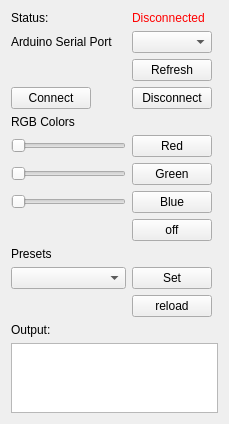
<?xml version="1.0" encoding="UTF-8"?>
<ui version="4.0">
 <class>MainWindow</class>
 <widget class="QMainWindow" name="MainWindow">
  <property name="geometry">
   <rect>
    <x>0</x>
    <y>0</y>
    <width>229</width>
    <height>377</height>
   </rect>
  </property>
  <property name="windowTitle">
   <string>RGB Controller</string>
  </property>
  <property name="windowIcon">
   <iconset>
    <normaloff>icon.ico</normaloff>icon.ico</iconset>
  </property>
  <widget class="QWidget" name="centralWidget">
   <layout class="QGridLayout" name="gridLayout">
    <item row="18" column="0" colspan="3">
     <widget class="QTextEdit" name="DebugOutput">
      <property name="enabled">
       <bool>true</bool>
      </property>
      <property name="readOnly">
       <bool>true</bool>
      </property>
     </widget>
    </item>
    <item row="16" column="0">
     <widget class="QLabel" name="debugLabel">
      <property name="text">
       <string>Output:</string>
      </property>
     </widget>
    </item>
    <item row="1" column="0">
     <widget class="QLabel" name="SerialLabel">
      <property name="maximumSize">
       <size>
        <width>120</width>
        <height>16777215</height>
       </size>
      </property>
      <property name="text">
       <string>Arduino Serial Port</string>
      </property>
     </widget>
    </item>
    <item row="8" column="0">
     <widget class="QSlider" name="rSlider">
      <property name="maximum">
       <number>255</number>
      </property>
      <property name="orientation">
       <enum>Qt::Horizontal</enum>
      </property>
     </widget>
    </item>
    <item row="8" column="1">
     <widget class="QPushButton" name="redButton">
      <property name="text">
       <string>Red</string>
      </property>
     </widget>
    </item>
    <item row="0" column="1">
     <widget class="QLabel" name="StatusInfoLabel">
      <property name="text">
       <string>&lt;html&gt;&lt;head/&gt;&lt;body&gt;&lt;p&gt;&lt;span style=&quot; color:#ff0000;&quot;&gt;Disconnected&lt;/span&gt;&lt;/p&gt;&lt;/body&gt;&lt;/html&gt;</string>
      </property>
     </widget>
    </item>
    <item row="0" column="0">
     <widget class="QLabel" name="SerialStatus">
      <property name="maximumSize">
       <size>
        <width>50</width>
        <height>16777215</height>
       </size>
      </property>
      <property name="text">
       <string>Status:</string>
      </property>
     </widget>
    </item>
    <item row="3" column="0">
     <widget class="QPushButton" name="ConnectButton">
      <property name="maximumSize">
       <size>
        <width>80</width>
        <height>16777215</height>
       </size>
      </property>
      <property name="text">
       <string>Connect</string>
      </property>
     </widget>
    </item>
    <item row="6" column="0">
     <widget class="QLabel" name="RGBLabel">
      <property name="text">
       <string>RGB Colors</string>
      </property>
     </widget>
    </item>
    <item row="10" column="1">
     <widget class="QPushButton" name="blueButton">
      <property name="text">
       <string>Blue</string>
      </property>
     </widget>
    </item>
    <item row="2" column="1">
     <widget class="QPushButton" name="refreshButton">
      <property name="text">
       <string>Refresh</string>
      </property>
     </widget>
    </item>
    <item row="1" column="1">
     <widget class="QComboBox" name="SerialList">
      <property name="maximumSize">
       <size>
        <width>80</width>
        <height>16777215</height>
       </size>
      </property>
     </widget>
    </item>
    <item row="9" column="0">
     <widget class="QSlider" name="gSlider">
      <property name="maximum">
       <number>255</number>
      </property>
      <property name="orientation">
       <enum>Qt::Horizontal</enum>
      </property>
     </widget>
    </item>
    <item row="3" column="1">
     <widget class="QPushButton" name="DisconnectButton">
      <property name="text">
       <string>Disconnect</string>
      </property>
     </widget>
    </item>
    <item row="13" column="0">
     <widget class="QLabel" name="presetsLabel">
      <property name="text">
       <string>Presets</string>
      </property>
     </widget>
    </item>
    <item row="9" column="1">
     <widget class="QPushButton" name="greenButton">
      <property name="text">
       <string>Green</string>
      </property>
     </widget>
    </item>
    <item row="14" column="0">
     <widget class="QComboBox" name="presetsDropdown"/>
    </item>
    <item row="10" column="0">
     <widget class="QSlider" name="bSlider">
      <property name="maximum">
       <number>255</number>
      </property>
      <property name="orientation">
       <enum>Qt::Horizontal</enum>
      </property>
     </widget>
    </item>
    <item row="14" column="1">
     <widget class="QPushButton" name="presetsSetButton">
      <property name="text">
       <string>Set</string>
      </property>
     </widget>
    </item>
    <item row="11" column="1">
     <widget class="QPushButton" name="offButton">
      <property name="text">
       <string>off</string>
      </property>
     </widget>
    </item>
    <item row="15" column="1">
     <widget class="QPushButton" name="reloadpresetsButton">
      <property name="text">
       <string>reload</string>
      </property>
     </widget>
    </item>
   </layout>
  </widget>
 </widget>
 <layoutdefault spacing="6" margin="11"/>
 <resources/>
 <connections/>
</ui>
